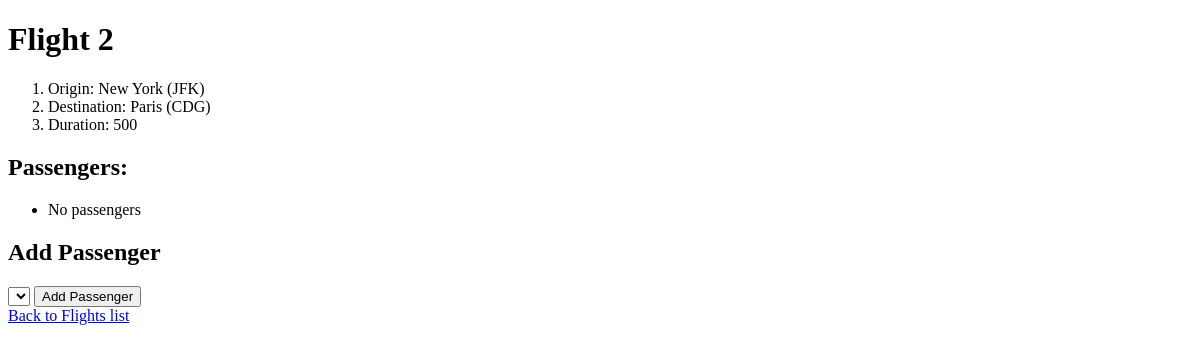
/flights/2, run on an earlier commit of the app's database.
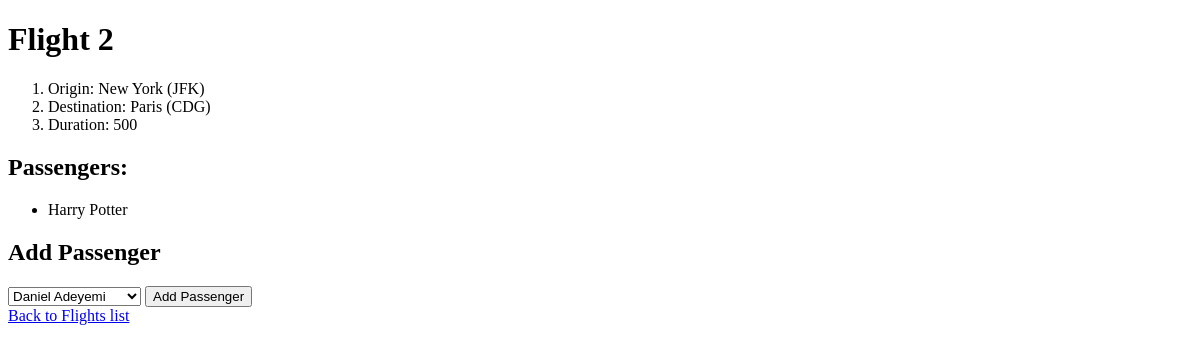
And on a later commit of the database.
### flights/models.py (models this page shows)
class Passenger(models.Model):
    first = models.CharField(max_length=64)
    last = models.CharField(max_length=64)
    flights = models.ManyToManyField(
        Flight, blank=True, related_name="passenger")
    def __str__(self):
        return f"{self.first} {self.last}"

### flights/views.py (the view)
# urls.py: path('<int:flight_id>', views.flight, name="flight"),
def flight(request, flight_id):
    flight = Flight.objects.get(pk=flight_id)
    return render(request, "flights/flight.html", {
        "flight": flight,
        "passengers": flight.passenger.all(),
        'non_passengers': Passenger.objects.exclude(flights=flight).all()
    })

### flights/models.py (called while the page is built)
    def __str__(self):
        return f"{self.city} ({self.code})"

### flights/templates/flights/flight.html (shortened to what this page needs)
{% extends "flights/layout.html" %}
{% block body %}
<h1>Flight {{ flight.id }}</h1>
<ol>
  <li>Origin: {{ flight.origin }}</li>
  <li>Destination: {{ flight.destination }}</li>
  <li>Duration: {{ flight.duration }}</li>
</ol>
<h2>Passengers: </h2>
<ul>
  {% for passenger in passengers %}
  <li>{{ passenger }}</li>
  {% empty %}
  <li>No passengers</li>
  {% endfor %}
</ul>
<h2>Add Passenger</h2>
<form action="{% url 'book' flight.id%}" method="post">
  <select name="passenger">
    {% for passenger in non_passengers %}
    <option value="{{ passenger.id }}">{{ passenger }}</option>
    {% endfor %}
  </select>
  <input type="submit" value="Add Passenger">
</form>
<a href="{% url 'index' %}">Back to Flights list</a>
{% endblock %}

What changed in the data, as far as the page shows it:
added Passenger: first+last "Harry Potter"
Also different on the page:
form field passenger: (not shown) → "Daniel Adeyemi"
text no longer shown: "No passengers"
